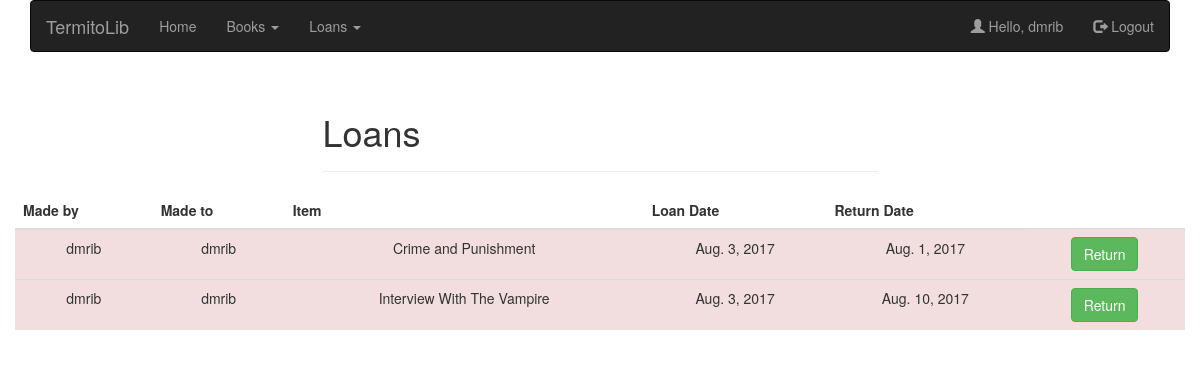
The app's page /loans/return/ (signed in), older data.
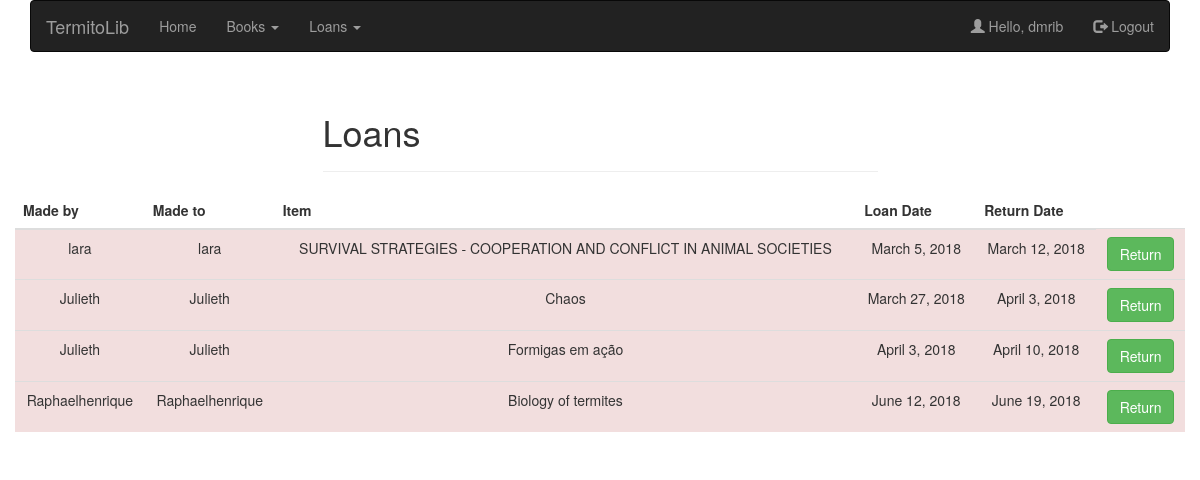
The same page, newer data.
### loans/models.py (models this page shows, shortened)
class Loan(models.Model):
    by = models.ForeignKey(settings.AUTH_USER_MODEL)
    to = models.ForeignKey(settings.AUTH_USER_MODEL, related_name='to')
    item = models.ForeignKey(Book)
    loan_date = models.DateTimeField(auto_now_add=True)
    return_date = models.DateTimeField(default=get_deadline)
    active = models.BooleanField(default=True)
    class Meta:
        ordering = ['loan_date', 'return_date']
    @property
    def is_late(self):
        if self.return_date < timezone.now():
            return True
        else:
            return False
    def get_absolute_url(self):
        return f"/loans/{self.pk}"

### books/models.py (models this page shows, shortened)
class Book(models.Model):
    registered_by = models.ForeignKey(settings.AUTH_USER_MODEL)
    name = models.CharField(max_length=200, unique=True)
    authors = models.TextField(max_length=500, help_text='Separate each item by comma.')
    tags = models.TextField(help_text='Separate each item by comma.', blank=True, null=True)
    publisher = models.CharField(max_length=200)
    isbn = models.CharField(max_length=200, unique=True)
    shelf = models.CharField(max_length=10)
    code = models.CharField(max_length=10, unique=True)
    copies = models.PositiveIntegerField()
    registered = models.DateTimeField(auto_now_add=True)
    updated = models.DateTimeField(auto_now=True)
    class Meta:
        ordering = ['name', 'code']

### loans/views.py (the view)
class LoansListView(LoginRequiredMixin, PermissionRequiredMixin, ListView):
    template_name = 'loans/loans_return.html'
    context_object_name = 'loans'
    login_url = '/login'
    permission_required = 'is_staff'
    def get_queryset(self):
        result = Loan.objects.all()
        return result

### loans/templates/loans/loans_return.html (shortened to what this page needs)
{% extends "layout.html" %}
{% block page_title %}Loans{% endblock %}
{% block entire_page_content %}
{% if loans %}
    <div class="table-responsive">
    <table class="table table-striped text-center align-right">
        <thead>
          <tr>
            <th>Made by</th>
            <th>Made to</th>
            <th>Item</th>
            <th>Loan Date</th>
            <th>Return Date</th>
          </tr>
        </thead>
        <tbody>
        {% for loan in loans %}
          <tr {% if loan.is_late %} class="danger"{% endif %}>
            <td>{{loan.by.username}}</td>
            <td>{{loan.to.username}}</td>
            <td>{{loan.item.name}}</td>
            <td>{{loan.loan_date|date}}</td>
            <td>{{loan.return_date|date}}</td>
            <td><a href="{{ loan.get_absolute_url }}/delete"><button type="button" class="btn btn-success">Return</button></a>
</a></td>
          </tr>
        {% endfor %}
        </tbody>
    </table>
</div>
    {% else %}
        <p class="text-center">No active loans.</p>
    {% endif %}
{% endblock %}

### templates/layout.html (shortened to what this page needs)
<!DOCTYPE html>
<html lang="en">
    <head>
        <link rel="stylesheet" href="https://maxcdn.bootstrapcdn.com/bootstrap/3.3.7/css/bootstrap.min.css">
    </head>
    <body>
        <div class="container">
            <nav class="navbar navbar-inverse">
                <div class="container-fluid">
                    <div class="navbar-header">
                        <a class="navbar-brand" href="{% url 'home' %}">TermitoLib</a>
                    </div>
                    <ul class="nav navbar-nav">
                        <li><a href="{% url 'home' %}">Home</a></li>
                        <li class="dropdown">
                            <a class="dropdown-toggle" data-toggle="dropdown" href="#">Books
                                <span class="caret"></span></a>
                        </li>
                        <li class="dropdown">
                            <a class="dropdown-toggle" data-toggle="dropdown" href="#">Loans
                                <span class="caret"></span></a>
                        </li>
                    </ul>
                    <ul class="nav navbar-nav navbar-right">
                        {% if user.is_authenticated %}
                        <li><a href="{% url 'home' %}"><span class="glyphicon glyphicon-user"></span> Hello, {{ user.username }}</a></li>
                        <li><a href="{% url 'logout' %}"><span class="glyphicon glyphicon-log-out"></span> Logout</a></li>
                        {% else %}
                        <li><a href="{% url 'users:signup' %}"><span class="glyphicon glyphicon-user"></span> Sign Up</a></li>
                        <li><a href="{% url 'login' %}"><span class="glyphicon glyphicon-log-in"></span> Login</a></li>
                        {% endif %}
                    </ul>
                </div>
            </nav>
        </div>
        <div class="container">
            <div class="row">
                <div class="col-sm-3"></div>
                <div class="col-sm-6">
                    <div class="page-header">
                        <h1>{% block page_title %} {% endblock %}</h1>
                    </div>
                </div>
                <div class="col-sm-3"></div>
            </div>
            <div class="row">
                {% block entire_page_content %} {% endblock %}
            </div>
        </div>
    </body>
</html>

Row changes from the older to the newer data that the page shows:
removed Loan: by.username "dmrib", to.username "dmrib", item.name "Crime and Punishment", loan_date "Aug. 3, 2017", return_date "Aug. 1, 2017"
removed Loan: by.username "dmrib", to.username "dmrib", item.name "Interview With The Vampire", loan_date "Aug. 3, 2017", return_date "Aug. 10, 2017"
added Loan: by.username "lara", to.username "lara", item.name "SURVIVAL STRATEGIES - COOPERATION AND CONFLICT IN ANIMAL SOCIETIES", loan_date "March 5, 2018", return_date "March 12, 2018"
added Loan: by.username "Julieth", to.username "Julieth", item.name "Chaos", loan_date "March 27, 2018", return_date "April 3, 2018"
added Loan: by.username "Julieth", to.username "Julieth", item.name "Formigas em ação", loan_date "April 3, 2018", return_date "April 10, 2018"
added Loan: by.username "Raphaelhenrique", to.username "Raphaelhenrique", item.name "Biology of termites", loan_date "June 12, 2018", return_date "June 19, 2018"
